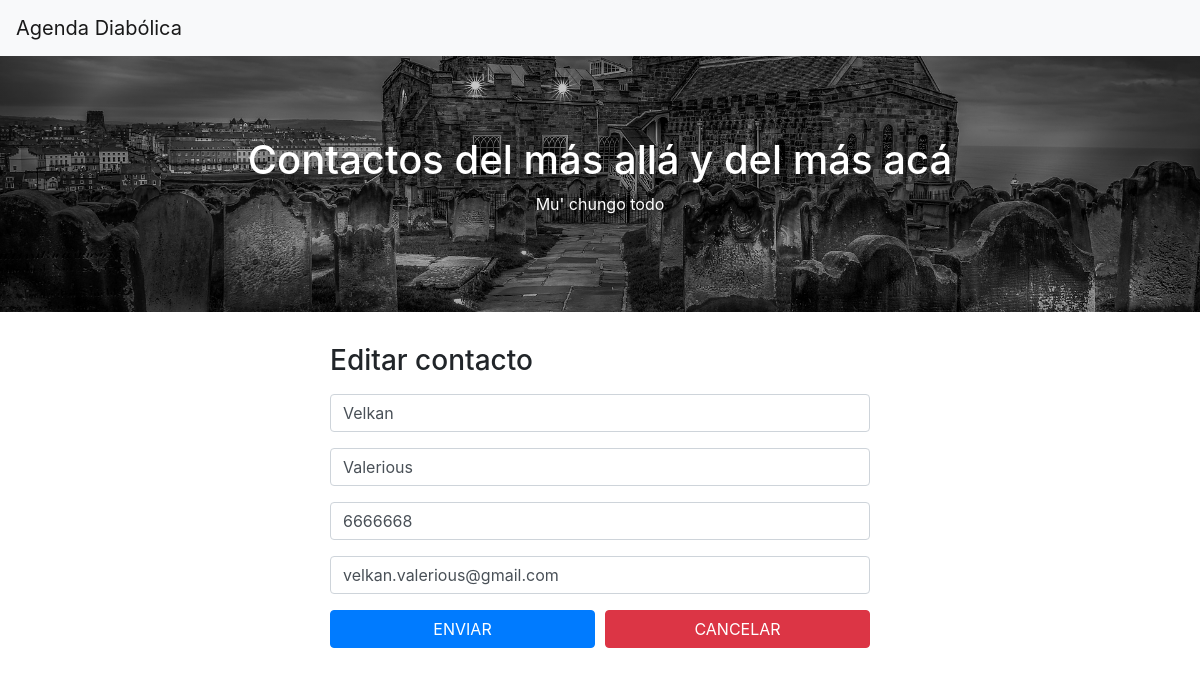
Screenshot of /editar.php?edit_id=3 with the database file from the repository.
### tables this page shows
CREATE TABLE IF NOT EXISTS `contactos` (
  `id` tinyint(4) NOT NULL AUTO_INCREMENT,
  `nombre` varchar(50) NOT NULL,
  `apellidos` varchar(100) NOT NULL,
  `telefono` varchar(30) NOT NULL,
  `email` varchar(100) NOT NULL,
  PRIMARY KEY (`id`)
);

### editar.php (the view, shortened to what this page needs)
<?php
$host="localhost";
$user="root";
$password="";
$database="agenda";
$conexion=mysqli_connect($host,$user,$password,$database);
mysqli_query($conexion, "SET NAMES 'utf8'");
if(isset($_GET['edit_id']))
{
    $sql_query="SELECT * FROM contactos WHERE id=".$_GET['edit_id'];
    $result_set=mysqli_query($conexion,$sql_query);
    $fetched_row=mysqli_fetch_array($result_set);
}
       ?>
<!doctype html>
<html lang="es-ES">
  <head>
    <link rel="stylesheet" href="css/bootstrap.css">
    <link rel="stylesheet" href="css/style.css">
    <link rel="stylesheet" href="https://use.fontawesome.com/releases/v5.8.1/css/all.css">
  </head>
  <body>
    <nav class="navbar navbar-expand-md bg-light navbar-light">
      <a class="navbar-brand" href="#">Agenda Diabólica</a>
    </nav>
    <div class="jumbotron text-center">
        <h1>Contactos del más allá y del más acá</h1>
        <p>Mu' chungo todo</p>
    </div>
    <div class="container">
      <div class="row">
        <div class="col-sm-6 offset-sm-3 mb-5">
          <h3>Editar contacto</h3>
          <form method="post">
            <input type="text" class="form-control mt-3" name="nombre" placeholder="Nombre" value="<?php echo $fetched_row['nombre']; ?>">
            <input type="text" class="form-control mt-3" name="apellidos" placeholder="Apellidos" value="<?php echo $fetched_row['apellidos']; ?>">
            <input type="text" class="form-control mt-3" name="telefono" placeholder="Teléfono" value="<?php echo $fetched_row['telefono']; ?>">
            <input type="email" class="form-control my-3" name="email" placeholder="Email" value="<?php echo $fetched_row['email']; ?>">
            <div class="form-row">
                <div class="col-md-6">
                    <button type="submit" class="btn btn-primary btn-block" name="btn-update">ENVIAR</button>
                </div>
                <div class="col-md-6">
                    <button type="submit" class="btn btn-danger btn-block" name="btn-cancel">CANCELAR</button>
                </div>
            </div>
          </form>
        </div>
      </div>
      </div>
  </body>
</html>

### css/style.css (style rules this page uses)
body { margin: 0; }

### editar.php (style rules this page uses)
.jumbotron { background: linear-gradient( rgba(0, 0, 0, 0.2), rgba(0, 0, 0, 0.3)), url("img/bg.jpg"); background-size: cover; background-position: center; color: #fff; padding: 80px 0; border-radius: 0; }

### rows the page displays
contactos: nombre "Velkan", apellidos "Valerious", telefono "6666668", email "velkan.valerious@gmail.com"
